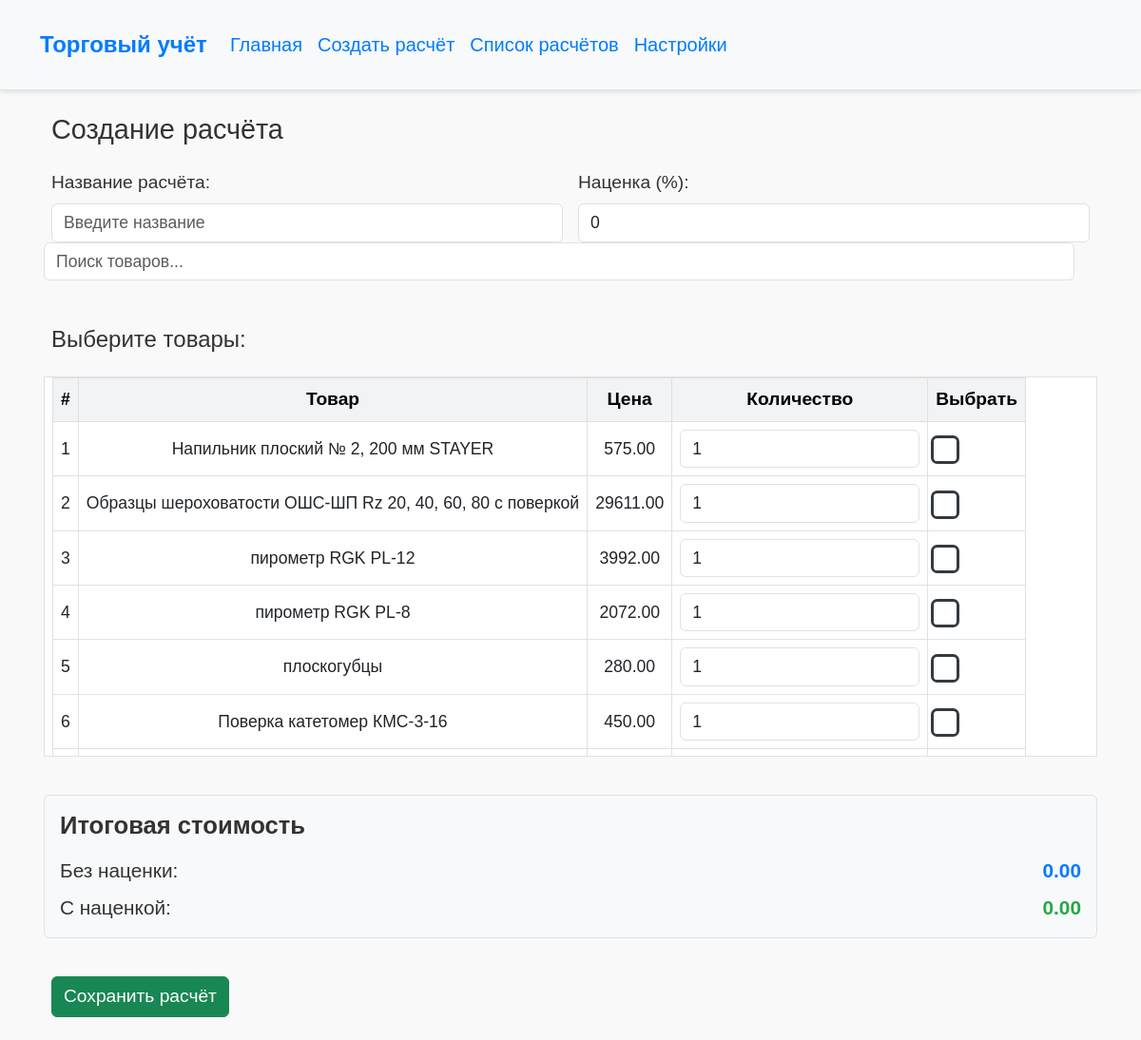
/calculations/create/, run on an earlier commit of the app's database.
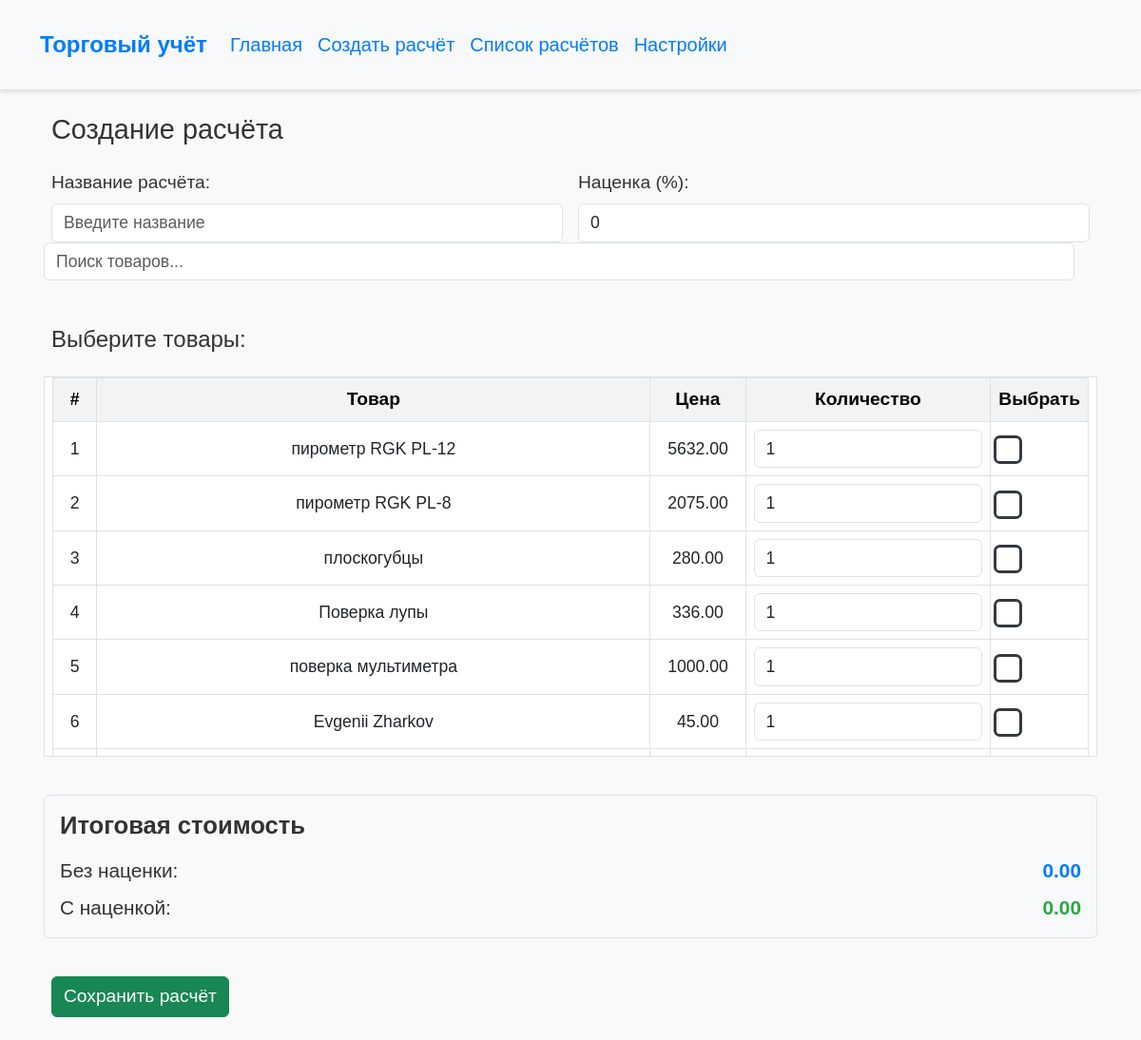
And on a later commit of the database.
### trades/models.py (models this page shows, shortened)
class Item(models.Model):
    name = models.CharField(max_length=255, unique=True)
    price = models.DecimalField(max_digits=10, decimal_places=2)

### trades/views.py (the view, shortened to what this page needs)
# urls.py: path('calculations/create/', views.create_calculation, name='create_calculation'),
def create_calculation(request):
    search_query = request.GET.get('search', '')
    if search_query:
        items = Item.objects.filter(name__icontains=search_query)
    else:
        items = Item.objects.all()
    return render(request, "trades/create_calculation.html", {"items": items, "search_query": search_query})

### trades/templates/trades/create_calculation.html (shortened to what this page needs)
{% extends 'base.html' %}
{% block content %}
    <div class="container my-4">
        <h2 class="mb-4" style="font-size: 1.8rem;">Создание расчёта</h2>
        <form method="post" id="calculation-form" class="row g-3">
            <div class="col-md-6">
                <label for="title" class="form-label" style="font-size: 1.2rem;">Название расчёта:</label>
                <input type="text" id="title" name="title" class="form-control" placeholder="Введите название" required>
            </div>
            <div class="col-md-6">
                <label for="markup" class="form-label" style="font-size: 1.2rem;">Наценка (%):</label>
                <input type="number" id="markup" name="markup" class="form-control" step="0.01"
                       placeholder="Введите наценку" value="0" required>
            </div>
            <div class="row mb-4">
                <input type="text" id="search-input" class="form-control" placeholder="Поиск товаров..."
                       aria-label="Search">
            </div>
            <h3 class="mt-4" style="font-size: 1.5rem;">Выберите товары:</h3>
            <table class="table table-bordered table-hover" id="calculation-table"
                   style="max-height: 400px; overflow-y: auto; display: block;">
                <thead class="table-light">
                <tr>
                    <th>#</th>
                    <th style="font-size: 1.2rem;">Товар</th>
                    <th style="font-size: 1.2rem;">Цена</th>
                    <th style="font-size: 1.2rem;">Количество</th>
                    <th class="text-center" style="font-size: 1.2rem;">Выбрать</th>
                </tr>
                </thead>
                <tbody>
                {% for item in items %}
                    <tr id="item-{{ item.id }}">
                        <td>{{ forloop.counter }}</td>
                        <td style="font-size: 1.1rem;">{{ item.name }}</td>
                        <td style="font-size: 1.1rem;" class="item-price">{{ item.price }}</td>
                        <td>
                            <input type="number" name="quantity_{{ item.id }}" value="1" min="1"
                                   class="form-control quantity-input"
                                   title="Введите количество">
                        </td>
                        <td class="text-center">
                            <div class="form-check">
                                <input type="checkbox" name="items" value="{{ item.id }}"
                                       class="form-check-input item-checkbox"
                                       style="transform: scale(1.5);">
                            </div>
                        </td>
                    </tr>
                {% endfor %}
                </tbody>
            </table>
            <div class="col-12 my-4 p-3 rounded bg-light border">
                <h4 style="font-size: 1.6rem; font-weight: bold;">Итоговая стоимость</h4>
                <div class="d-flex justify-content-between align-items-center mt-3">
                    <p style="font-size: 1.3rem; margin: 0;">Без наценки:</p>
                    <span id="total-without-markup"
                          style="font-size: 1.3rem; font-weight: bold; color: #007bff;">0.00</span>
                </div>
                <div class="d-flex justify-content-between align-items-center mt-2">
                    <p style="font-size: 1.3rem; margin: 0;">С наценкой:</p>
                    <span id="total-with-markup"
                          style="font-size: 1.3rem; font-weight: bold; color: #28a745;">0.00</span>
                </div>
            </div>
            <div class="col-12">
                <button type="submit" class="btn btn-success" style="font-size: 1.2rem;">Сохранить расчёт</button>
            </div>
        </form>
    </div>
{% endblock %}

What changed in the data, as far as the page shows it:
removed Item: name "Напильник плоский № 2, 200 мм STAYER", price "575.00"
removed Item: name "Образцы шероховатости ОШС-ШП Rz 20, 40, 60, 80 с поверкой", price "29611.00"
removed Item: name "Поверка катетомер КМС-3-16", price "450.00"
changed Item "пирометр RGK PL-12": price "3992.00" → "5632.00"
changed Item "пирометр RGK PL-8": price "2072.00" → "2075.00"
now on this page (row unchanged): Item: name "Поверка лупы", price "336.00"
now on this page (row unchanged): Item: name "поверка мультиметра", price "1000.00"
added Item: name "Evgenii Zharkov", price "45.00"
